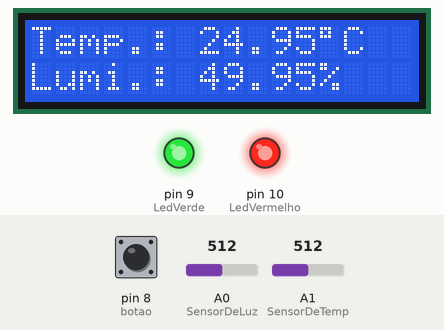
This sketch was run on a simulated Arduino Uno, built with avr-gcc and run on an emulated ATmega328P. Shown: 16×2 character LCD, output pins drawn as LEDs (lit = HIGH). The test bench sets the inputs (shaded band); at power-on: A0 (SensorDeLuz) = 512, A1 (SensorDeTemp) = 512, pin 8 (botao) LOW. What the sketch prints to the serial monitor is not drawn.

Above: at 1.2 s.
1.3 s: A0 (SensorDeLuz) set to 599
At 3.5 s:
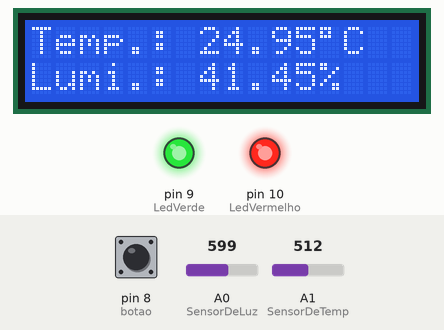
4.0 s: A0 (SensorDeLuz) set to 623
At 5.3 s:
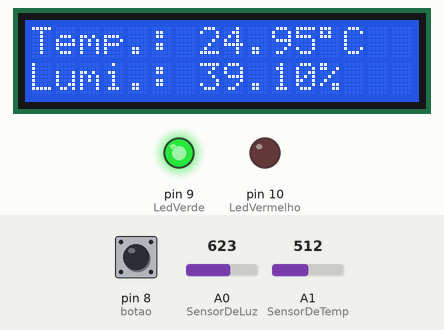
6.3 s: A1 (SensorDeTemp) set to 645
At 8.2 s:
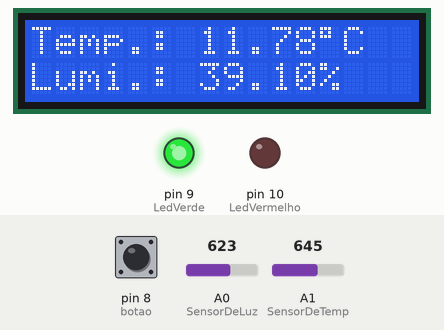
8.6 s: A1 (SensorDeTemp) set to 677
At 9.9 s:
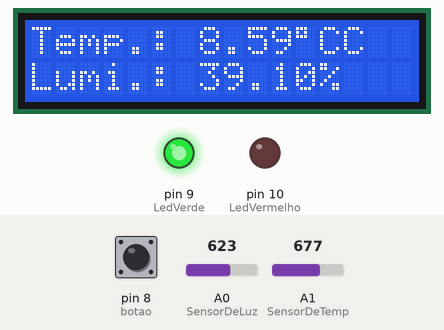
10.9 s: A0 (SensorDeLuz) set to 910
At 12.7 s:
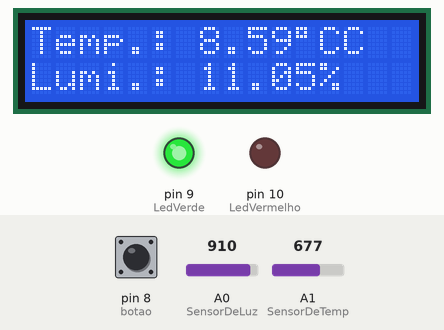
13.2 s: A0 (SensorDeLuz) set to 938
At 14.3 s:
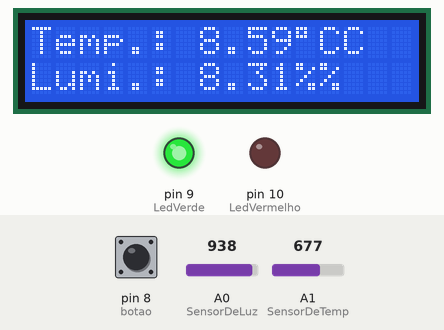
Timing chart, 0 to 16.2 s (numbered marks = the images above; inputs shaded):
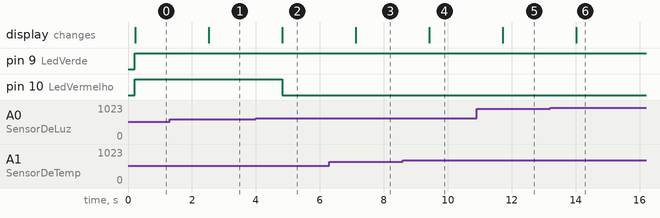

The sketch:

Arduino_Code_2.ino
```cpp
// Include das Bibliotecas
#include <LiquidCrystal.h>

// Definindo o Botão
const int botao = 8;

// Definindo os pinos da interface (LCD)(RS, Enable, D4,D5,D6,D7)
LiquidCrystal lcd(7, 6, 5, 4, 3, 2);

// Definindo as pinos dos Sensores
const float SensorDeLuz  = 0;   // Define o pino do sensor de luminosidade como o pino analogico 0
const float SensorDeTemp  = 1;  // Define o pino do sensor de temperatura como o pino analogico 1
float ValorSensorLuz = 0;       // Variavel auxiliar ao valor do sensor de luminosidade
float ValorSensorTemp = 0;      // Variavel auxiliar ao valor do sensor de temperatura

// Definindo os pinos dos LEDs
int LedVerde = 9;        //LED vermelho do sensor de luz no pino 9
int LedVermelho = 10;    // LED verde do sensor de luz no pino 10

// Definindo a temperatura para resistência nominal (25ºC)
const float TemperaturaNominal = 25;

// Definindo o valor do termistor a 25 ºC
const float TermistorNominal = 10000;

// Definindo a quantidade de amostras ultilizadas para a media da temperatura
const int NumeroDeAmostras = 5;

// Definindo o coeficiente beta do termistor
const float CoeficienteBeta = 3435;

// Definindo o valor do Resistor em Serie com o Sensor de Temperatura (10K)
const float Resistor = 10000;

// Definindo as amostras como um vetor de valores inteiros
int Amostras[NumeroDeAmostras];

// Definindo as Variaveis que auxiliarão na função printa
int i;
float MediaT;
float TemperaturaCelsius;
float LuminosidadePorcentagem;

// Inicialização da Interface
void setup() {
  // Definindo o número de colunas (16) e linhas (2) no LCD
  lcd.begin(16, 2);

  //Definindo os LEDS como saidas
  pinMode(LedVermelho, OUTPUT);
  pinMode(LedVerde, OUTPUT);

  // Definindo a taxa de comunicação em bits por segundo
  Serial.begin(9600);

  // Valor de tensão aplicada no pino AREF, usada como referência externa
  analogReference(EXTERNAL);

  // Transforma o valor do Termistor
  delay(10);

}

// Função Loop
void loop() {

  // Chama a função printa se o botão for pressionado
  if (digitalRead (botao) == HIGH)
  printa();
  delay(10);

  // Ler o valor atual do Sensor de Luz
  ValorSensorLuz = analogRead(SensorDeLuz);
  delay(10);

  // Colocando em Porcetagem
  ValorSensorLuz = (1023 - ValorSensorLuz);
  LuminosidadePorcentagem = (ValorSensorLuz / 1023) * 100;

  // Pega o valor do sensor de temperatura e armazena em amostras
  for (i = 0; i < NumeroDeAmostras; i++) {
    Amostras[i] = analogRead(SensorDeTemp);
    delay(10);
  }

  // Media de Todas as amostras de temperatura
  MediaT = 0;
  for (i = 0; i < NumeroDeAmostras; i++) {
    MediaT += Amostras[i];
  }
  MediaT /= NumeroDeAmostras;

  // Escreve a media na porta serial
  Serial.print("Media da Temperatura  ");
  Serial.println(MediaT);

  // Converte o valor para Resistência
  MediaT = 1023 / MediaT - 1;
  MediaT = Resistor / MediaT;

  // Escreve a resistência na porta serial
  Serial.print("Resistencia do Termistor: ");
  Serial.println(MediaT);

  // Calcula a Temperatura em Celsius
  TemperaturaCelsius = MediaT / TermistorNominal;               // (R/Ro)
  TemperaturaCelsius = log(TemperaturaCelsius);                 // ln(R/Ro)
  TemperaturaCelsius /= CoeficienteBeta;                        // 1/B * ln(R/Ro)
  TemperaturaCelsius += 1.0 / (TemperaturaNominal + 273.15);    // + (1/To)
  TemperaturaCelsius = 1.0 / TemperaturaCelsius;                // Inverte
  TemperaturaCelsius -= 273.15;                                 // Converte para Cº

  // Escreve a temperatura na porta serial
  Serial.print("Temperatura em Celsius ");
  Serial.print(TemperaturaCelsius);
  Serial.println(" C");

  // Escreve a luminosidade na porta serial
  Serial.print("Luminosidade Relativa ");
  Serial.println(LuminosidadePorcentagem);
  delay(10);

  // Condições para que os LEDs que indicam os niveis de luminosidade acendam e apaguem
  // Nivel Baixo: de 0% a 40% (Acende só o LED verde)
  // Nivel Medio: de 40% a 80% (Acende o LED vermelho e o verde
  // Nivel Alto: de 80% a 100% (Acende só o LED vermelho)
  if (LuminosidadePorcentagem > 40) {
        digitalWrite(LedVerde,LOW);
            if (LuminosidadePorcentagem >= 40 && LuminosidadePorcentagem < 80){
                digitalWrite(LedVerde,HIGH);
                digitalWrite(LedVermelho,HIGH);
          }
               if (LuminosidadePorcentagem >= 80) {
                    digitalWrite(LedVermelho,HIGH);
                    digitalWrite(LedVerde,LOW);
              }
    }
  else {
    digitalWrite(LedVerde,HIGH);
    digitalWrite(LedVermelho,LOW);
  }

  // Escreve o valor da Temperatura
  lcd.setCursor(0, 0); //Define o cursor na 1º linha e 1º coluna
  lcd.print("Temp.: ");
  lcd.print(TemperaturaCelsius);
  lcd.write(B11011111);
  lcd.print("C");

  // Escreve o valor da Luminosidade
  lcd.setCursor(0, 1); //Define o cursor na 2º linha e 1º coluna
  lcd.print("Lumi.: ");
  lcd.print(LuminosidadePorcentagem);
  lcd.print("%");
  delay(1000);

}

// Função que escreve os valores de temperatura e luminosidade
void printa() {

  // Escreve o valor da Temperatura
  lcd.setCursor(0, 0); //Define o cursor na 1º linha e 1º coluna
  lcd.print("Temp.: ");
  lcd.print(TemperaturaCelsius);
  lcd.write(B11011111);
  lcd.print("C");

  // Escreve o valor da Luminosidade
  lcd.setCursor(0, 1); //Define o cursor na 2º linha e 1º coluna
  lcd.print("Lumi.: ");
  lcd.print(LuminosidadePorcentagem);
  lcd.print("%");
  delay(1000);

  // Se o botão continuar pressionado ele fica "preso" dentro da função printa
  // Se o botão for solto voltamos para a função loop
  if (digitalRead (botao) == HIGH)
  printa();
  else
  loop();
  delay(10);

}
```

Measured:
- the behaviour switches between 613 and 614 on A0 (SensorDeLuz) (found by bisection; images 1 and 2)
- the behaviour switches between 662 and 663 on A1 (SensorDeTemp) (found by bisection; images 3 and 4)
- the behaviour switches between 920 and 921 on A0 (SensorDeLuz) (found by bisection; images 5 and 6)
- after the input at 1.3 s, the display: changes after 1.2 s (image 1)
- after the input at 4.0 s, pin 10 (LedVermelho): HIGH → LOW after 0.82 s; the display: changes after 0.82 s (image 2)
- after the input at 6.3 s, the display: changes after 0.82 s (image 3)
- after the input at 8.6 s, the display: changes after 0.82 s (image 4)
- after the input at 10.9 s, the display: changes after 0.82 s (image 5)
- after the input at 13.2 s, the display: changes after 0.81 s (image 6)
